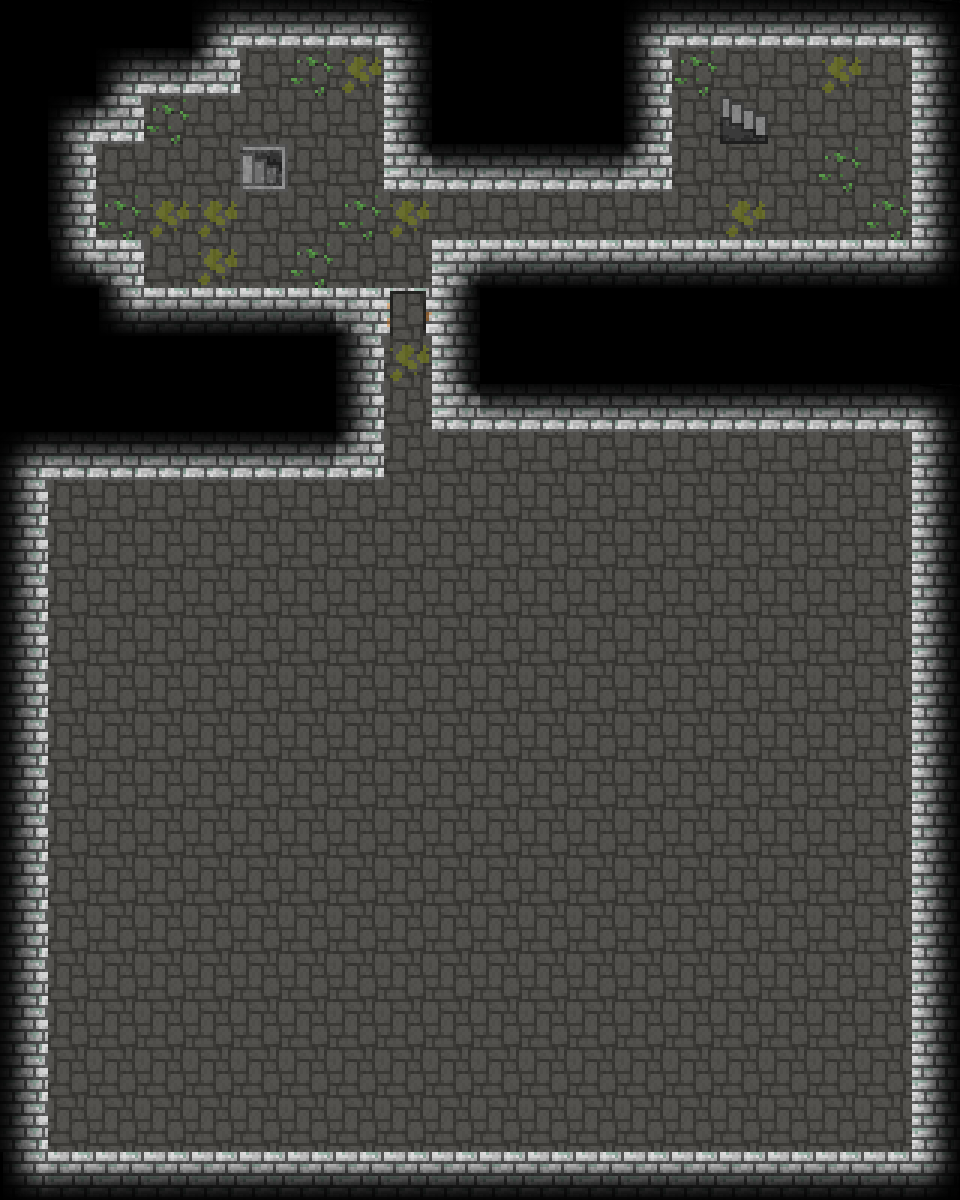

Rendered tile map (Tiled .tmx) drawn with the repository's tilesets; below, a short description and the map source with its tile grids summarised:
An orthogonal 20x25 tile map with 48x48 px tiles, 2 tile layers (Tile Layer 1, Tile Layer 2) and 24 objects (11x solid, 8x grass, spawn, door, boxbot, ...).

<map version="1.0" tiledversion="1.0.2" orientation="orthogonal" renderorder="right-down" width="20" height="25" tilewidth="48" tileheight="48" nextobjectid="29">
 <tileset firstgid="1" name="Tileset" tilewidth="48" tileheight="48" tilecount="385" columns="35">
  <image source="image/Tileset.png" width="1683" height="545" />
 </tileset>
 <layer name="Tile Layer 1" width="20" height="25">
  <data>[500 cells, 500 non-empty, 18 distinct tile ids]</data>
 </layer>
 <objectgroup name="Object Layer 1">
  <object id="1" name="spawn" x="772" y="96" width="48" height="48" />
  <object id="2" name="solid" x="1.33333" y="-1.33333" width="961.333" height="49.3333" />
  <object id="3" name="solid" x="384" y="47.3333" width="288.167" height="145.333" />
  <object id="4" name="solid" x="912" y="48.6667" width="42.5455" height="1148.3" />
  <object id="5" name="solid" x="0" y="44" width="49" height="1156.5" />
  <object id="7" name="solid" x="-0.5" y="1152" width="959" height="48" />
  <object id="8" name="solid" x="46" y="47" width="50" height="240" />
  <object id="9" name="solid" x="94" y="239" width="50.25" height="49" />
  <object id="10" name="solid" x="431.333" y="238.667" width="482" height="194" />
  <object id="11" name="solid" x="46.6667" y="288" width="338" height="191.333" />
  <object id="12" name="solid" x="96.5" y="93.5" width="47.5" height="50" />
  <object id="13" name="solid" x="94.5" y="47" width="145.5" height="48.5" />
  <object id="15" name="grass" x="287.667" y="48.3333" width="48.6667" height="47.3333" />
  <object id="16" name="grass" x="143.667" y="94.6667" width="49" height="49.3333" />
  <object id="17" name="grass" x="96.6667" y="192" width="47.3333" height="46.6667" />
  <object id="18" name="grass" x="287.667" y="239.667" width="48.6667" height="48" />
  <object id="19" name="grass" x="336" y="191.667" width="47.6667" height="48.6667" />
  <object id="20" name="grass" x="672" y="47.6667" width="48" height="48.6667" />
  <object id="21" name="grass" x="816" y="143" width="48" height="49.3333" />
  <object id="22" name="grass" x="863" y="192.667" width="49.3333" height="46.3333" />
  <object id="24" name="door" x="384" y="287.75" width="47.75" height="48.25" />
  <object id="25" name="boxbot" x="309" y="522" width="522" height="278" />
  <object id="26" name="botFox" x="540" y="569" width="53" height="50" />
  <object id="27" name="endblock" x="240" y="144" width="49" height="48" />
 </objectgroup>
 <layer name="Tile Layer 2" width="20" height="25">
  <data>[500 cells, 1 non-empty, 1 distinct tile ids]</data>
 </layer>
</map>